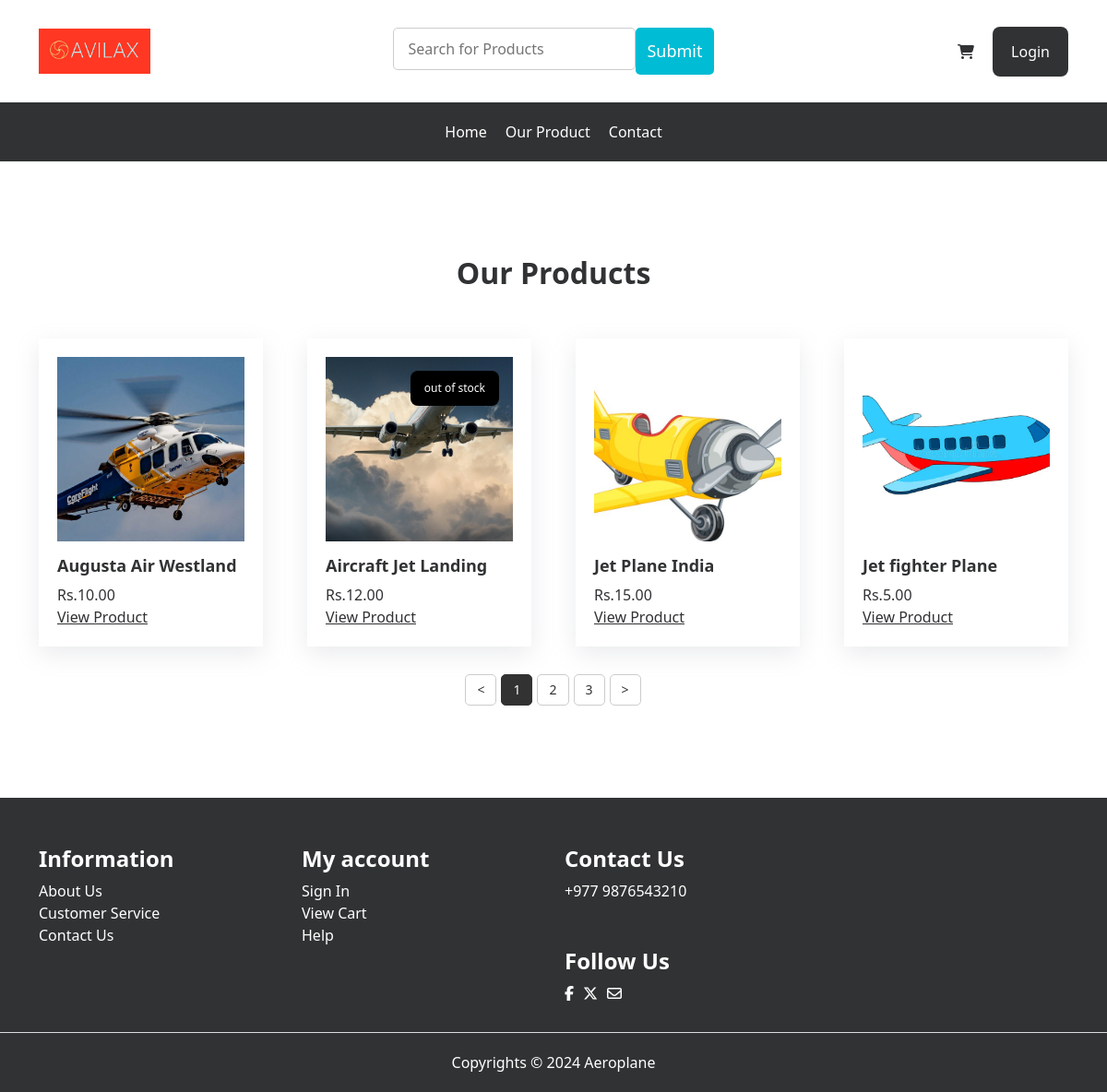
The page /product.php on the database its author committed.
### tables this page shows
CREATE TABLE `tbl_product` (
  `productId` int(11) NOT NULL,
  `productName` varchar(255) NOT NULL,
  `catId` int(11) NOT NULL,
  `brandId` int(11) NOT NULL,
  `body` text NOT NULL,
  `price` float(10,2) NOT NULL,
  `image` varchar(255) NOT NULL,
  `product_in_store` int(11) NOT NULL,
  `date` int(11) NOT NULL
);

### assets/product-box.php (the view)
<div class='product-box'>
    <a href='shop-single.php?id=<?php echo $product_id; ?>'>
        <div class='image'>
            <img src='<?php echo $product_image; ?>' class="img-cover" alt='<?php echo $product_name; ?>'>
            <?php
            if ($product_in_store <= 0 || $product_in_store == 1) {
                echo "<div class='sale-btn'>
                        <span class=''>out of stock</span>
                    </div>";
            }
            ?>
        </div>
        <div class='content'>
            <h4 class='title'><?php echo $product_name; ?></h4>
            <div class='price-tag'>
                <ins><span class='price-symbol'>Rs.</span><span><?php echo $product_price; ?></span></ins>
            </div>
        </div>
        <div class="btn-wrap">
            <span class="btn-box text-btn">view product</span>
        </div>
    </a>
</div>

### function/commonfunction.php (shortened to what this page needs)
<?php
function allproduct($start, $limit)
{
    global $conn;
    $sql_query = "SELECT * FROM `tbl_product` LIMIT $start, $limit";
    $result = mysqli_query($conn, $sql_query);
    while ($row = mysqli_fetch_assoc($result)) {
        $product_id = $row['productId'];
        $product_name = $row['productName'];
        $product_price = $row['price'];
        $product_image = $row['image'];
        $product_in_store = $row['product_in_store'];
        echo "<div class='col-lg-3 col-sm-6'>";
            include('./assets/product-box.php');
        echo "</div>";
    }
}
?>

### style.css (style rules this page uses)
:root { --primary-color: #303233; --secondary-color: #F8F8F8; --third-color: #fcca03; --default-transition: all 0.3s linear; --section-gaps: 100px; --shadow-small: 0 1px 3px 0 rgba(0, 0, 0, 0.1), 0 1px 2px 0 rgba(0, 0, 0, 0.06); --shadow-medium: 0 4px 6px -1px rgba(0, 0, 0, 0.1), 0 2px 4px -1px rgba(0, 0, 0, 0.06); --shadow-large: 0 10px 15px -3px rgba(0, 0, 0, 0.1), 0 4px 6px -2px rgba(0, 0, 0, 0.05); }
body { -webkit-box-sizing: border-box; box-sizing: border-box; color: #7A7A7A; }
img { max-width: 100%; }
body, html { overflow-x: hidden; }
h1, h2, h3, h4, h5, h6 { font-family: var(--primary-fonts); overflow-wrap: inherit; line-height: 1.3; font-weight: 700; color: var(--primary-color); }
a { text-decoration: none; display: inline-block; color: var(--primary-color); }
ins { text-decoration: none; }
a, input[type="submit"], button, input[type="button"] { cursor: pointer; -webkit-transition: var(--default-transition); -o-transition: var(--default-transition); transition: var(--default-transition); }
.img-cover { width: 100%; height: 100%; -o-object-fit: cover; object-fit: cover; }
.price-tag span, .price-tag ins * { font-family: var(--third-fonts); font-size: 16px; color: var(--primary-color); }
.btn-wrap { display: flex; gap: 20px; flex-wrap: wrap; }
.btn-box { padding: 15px 20px; border-radius: 8px; text-transform: capitalize; }
.btn-box.text-btn { padding: 0; text-decoration: underline; }
.product-box { padding: 20px; box-shadow: rgba(149, 157, 165, 0.2) 0px 8px 24px; }
.product-box a { height: 100%; width: 100%; }
.product-box .image { height: 200px; position: relative; margin-bottom: 15px; }
.product-box .sale-btn { position: absolute; top: 15px; right: 15px; background-color: #000; color: #fff; font-size: 12px; border-radius: 8px; padding: 10px 15px; }
.product-box .content .title { font-size: 18px; }

### rows shown on the page
tbl_product: image (picture), productName "Augusta Air Westland", price "10.00"
tbl_product: image (picture), product_in_store "out of stock", productName "Aircraft Jet Landing", price "12.00"
tbl_product: image (picture), productName "Jet Plane India", price "15.00"
tbl_product: image (picture), productName "Jet fighter Plane", price "5.00"
